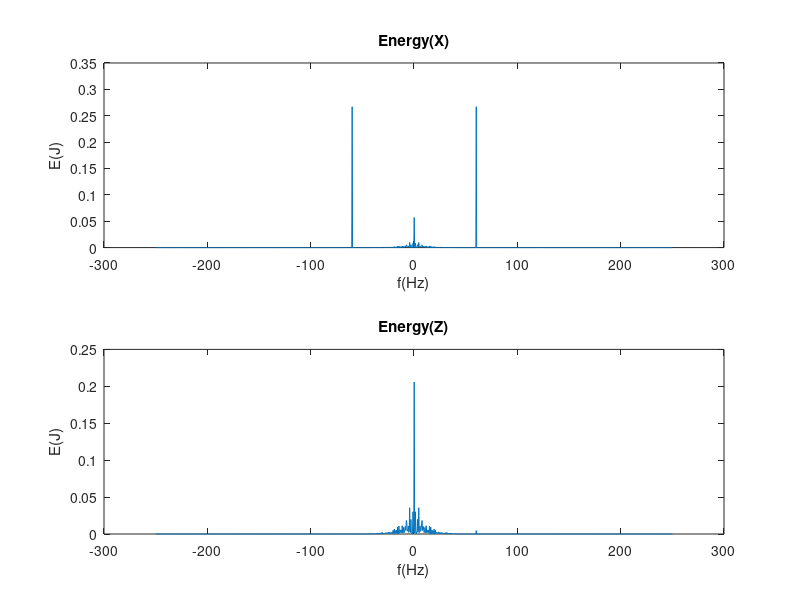

Here is the MATLAB script that generated this plot:
close all
clear all
clc

load ecg_signal.mat;
R = 10e3;
C = 133e-9;
m = 0.9;
x_t = ecg;
dT = t(2)-t(1);
T = length(t)*dT;
f = linspace(-250, 250, length(t));
w = 2*pi*f;
dw = w(2)-w(1);
H_w = ((1+m)*((2j*w*R*C).^2+1))./((2j*w*R*C).^2+4*(1-m)*(j*w*R*C)+1);
X_w = fftshift(fft(x_t,length(x_t))*dT);
Z_w = X_w.*H_w;
z_t = ifft(ifftshift(Z_w))/dT;

energy_xt = trapz(t, abs(x_t).^2)
energy_Xw=trapz(w,abs(X_w).^2)/2/pi
energy_zt = trapz(t, abs(z_t).^2)
energy_Zw=trapz(w,abs(Z_w).^2)/2/pi

figure()
subplot(211)
plot(f, abs(X_w).^2)
title('Energy(X)')
xlabel('f(Hz)')
ylabel('E(J)')

subplot(212)
plot(f, abs(Z_w).^2)
title('Energy(Z)')
xlabel('f(Hz)')
ylabel('E(J)')

